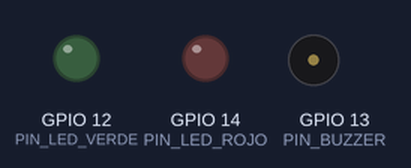
This program was run on a simulated ESP32. Parts: output pins drawn as LEDs (lit = HIGH), buzzer (waves = sounding). WiFi joins after 1.5 s; servers stay silent unless stated; random numbers use the default seed unless the program sets one; no MQTT or app messages arrive unless stated; what the program prints to the serial monitor is not drawn.

Above: at 0.0 s.
At 6.1 s:
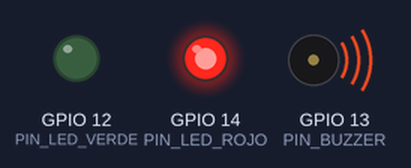
At 42.1 s:
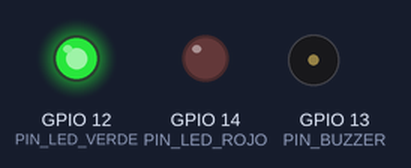
Timing chart, 0 to 42.5 s (numbered marks = the images above):
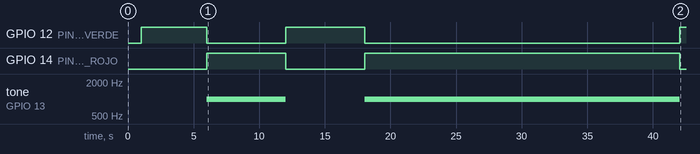

The program:

main.cpp
```cpp
#include <Arduino.h>
#include <WiFi.h>
#include <PubSubClient.h>
#include <ArduinoJson.h>

// PINES DE LOS COMPONENTES
#define PIN_MQ2 34
#define PIN_MQ135 35
#define PIN_BUZZER 13
#define PIN_LED_VERDE 12
#define PIN_LED_ROJO 14

// NUEVA CONFIGURACIÓN DE UMBRALES
const int UMBRAL_CRITICO_ANALOGICO = 2457;

// ===== RED =====
const char* WIFI_SSID = "Wokwi-GUEST";
const char* WIFI_PASSWORD = "";
const char* MQTT_SERVER = "broker.hivemq.com";  //

// ===== OBJETOS MQTT =====
WiFiClient espClient;
PubSubClient client(espClient);
unsigned long ultimoEnvio = 0;
int contador = 0;

// ===== VARIABLES DE CONTROL SECUENCIAL =====
int cicloSecuencia = 0;

// ===== CONEXIÓN WiFi =====
void setup_wifi() {
  delay(10);
  Serial.println("\n🔌 Conectando a WiFi Wokwi-GUEST...");
  WiFi.mode(WIFI_STA);
  WiFi.begin(WIFI_SSID, WIFI_PASSWORD);

  int intentos = 0;
  while (WiFi.status() != WL_CONNECTED && intentos < 30) {
    delay(500);
    Serial.print(".");
    intentos++;
  }

  if (WiFi.status() == WL_CONNECTED) {
    Serial.println("\n✅ WiFi Conectado!");
    Serial.print("📶 IP: ");
    Serial.println(WiFi.localIP());
  } else {
    Serial.println("\n❌ Error: No se pudo conectar a WiFi");
  }
}

// ===== RECONEXIÓN MQTT =====
void reconnect() {
  int intentos = 0;
  while (!client.connected() && intentos < 5) {
    Serial.print("📡 Conectando a MQTT... ");
    if (client.connect("ESP32_Gas_Node")) {
      Serial.println("✅ CONECTADO!");
    } else {
      Serial.print("❌ Falló, código: ");
      Serial.print(client.state());
      Serial.println(" Reintentando en 3s...");
      intentos++;
      delay(3000);
    }
  }
}

// ===== SETUP =====
void setup() {
  Serial.begin(115200);
  delay(1000);
  Serial.println("\n=================================");
  Serial.println("   SISTEMA DE MONITOREO DE GAS");
  Serial.println("=================================\n");

  pinMode(PIN_MQ2, INPUT);
  pinMode(PIN_MQ135, INPUT);
  pinMode(PIN_BUZZER, OUTPUT);
  pinMode(PIN_LED_VERDE, OUTPUT);
  pinMode(PIN_LED_ROJO, OUTPUT);

  digitalWrite(PIN_LED_VERDE, HIGH);
  digitalWrite(PIN_LED_ROJO, LOW);
  noTone(PIN_BUZZER);

  setup_wifi();
  client.setServer(MQTT_SERVER, 1883);
}

// ===== LOOP PRINCIPAL =====
void loop() {
  if (!client.connected()) {
    reconnect();
  }
  client.loop();

  // ===== ENVIAR DATOS CADA 6 SEGUNDOS =====
  if (millis() - ultimoEnvio > 6000) {
    ultimoEnvio = millis();
    contador++;

    int lecturaMQ2 = 0;
    int lecturaMQ135 = 0;
    bool alarma = false;

    if (cicloSecuencia < 3) {
      lecturaMQ2 = random(200, 2400);
      lecturaMQ135 = random(200, 2400);
    } else {
      lecturaMQ2 = random(2500, 4095);
      lecturaMQ135 = random(2500, 4095);
    }

    cicloSecuencia++;
    if (cicloSecuencia >= 6) {
      cicloSecuencia = 0;
    }

    // CONVERSIÓN A PPM
    int ppmGas = map(lecturaMQ2, 0, 4095, 0, 2000);
    int ppmAire = map(lecturaMQ135, 0, 4095, 0, 2000);

    // Topes de seguridad
    if (ppmGas > 2000) ppmGas = 2000;
    if (ppmGas < 0) ppmGas = 0;
    if (ppmAire > 2000) ppmAire = 2000;
    if (ppmAire < 0) ppmAire = 0;

    // ===== LÓGICA DE CALIDAD DE AIRE =====
    String calidadAire = "";
    if (ppmAire >= 0 && ppmAire <= 800) {
      calidadAire = "Normal";
    } else if (ppmAire > 800 && ppmAire <= 1500) {
      calidadAire = "Se requiere ventilación";
    } else {
      calidadAire = "Ambiente Toxico (Como tu Ex)";
    }

    // ===== LÓGICA DE ALARMA =====
    if (ppmGas >= 601) {
      alarma = true;
    } else {
      alarma = false;
    }


    // ===== CONTROL DE ACTUADORES =====
    if (alarma) {
      digitalWrite(PIN_LED_VERDE, LOW);
      digitalWrite(PIN_LED_ROJO, HIGH);
      tone(PIN_BUZZER, 1000);
    } else {
      digitalWrite(PIN_LED_VERDE, HIGH);
      digitalWrite(PIN_LED_ROJO, LOW);
      noTone(PIN_BUZZER);
    }

    // ===== MOSTRAR EN MONITOR SERIAL =====
    Serial.println("========================================");
    Serial.printf("Contador: [%d]\n", contador);
    Serial.printf("Gas: %d ppm\n", ppmGas);
    Serial.printf("Aire: %d ppm\n", ppmAire);
    Serial.printf("Calidad de aire: %s\n", calidadAire.c_str());
    Serial.printf("Alarma: %s\n", alarma ? "ACTIVA" : "INACTIVA");
    Serial.println("========================================\n");

    // ===== CREAR JSON =====
    JsonDocument doc;
    doc["contador"] = contador;
    doc["gas_ppm"] = ppmGas;
    doc["aire_ppm"] = ppmAire;
    doc["calidad_aire"] = calidadAire;
    doc["alarma"] = alarma;
    doc["lectura_mq2"] = lecturaMQ2;
    doc["lectura_mq135"] = lecturaMQ135;

    String outputJSON;
    serializeJson(doc, outputJSON);

    // Publicar por MQTT
    if (client.connected()) {
      if (client.publish("edificio/planta1/sensores", outputJSON.c_str())) {
        Serial.println("✅ MQTT Publicado!");
        Serial.print("📦 ");
        Serial.println(outputJSON);
      } else {
        Serial.println("❌ Error al publicar MQTT");
      }
    } else {
      Serial.println("❌ MQTT NO conectado");
    }
    Serial.println("----------------------------------------\n");
  }

  delay(20);
}
```

Measured:
- by itself, GPIO 12 (PIN_LED_VERDE): HIGH → LOW at 6.0 s, → HIGH 6.0 s later, → LOW 6.0 s later, → HIGH 24.0 s later
- by itself, GPIO 14 (PIN_LED_ROJO): LOW → HIGH at 6.0 s, → LOW 6.0 s later, → HIGH 6.0 s later, → LOW 24.0 s later
- by itself, tone on GPIO 13 (PIN_BUZZER): silent → 1000 Hz at 6.0 s, → silent 6.0 s later, → 1000 Hz 6.0 s later, → silent 24.0 s later
